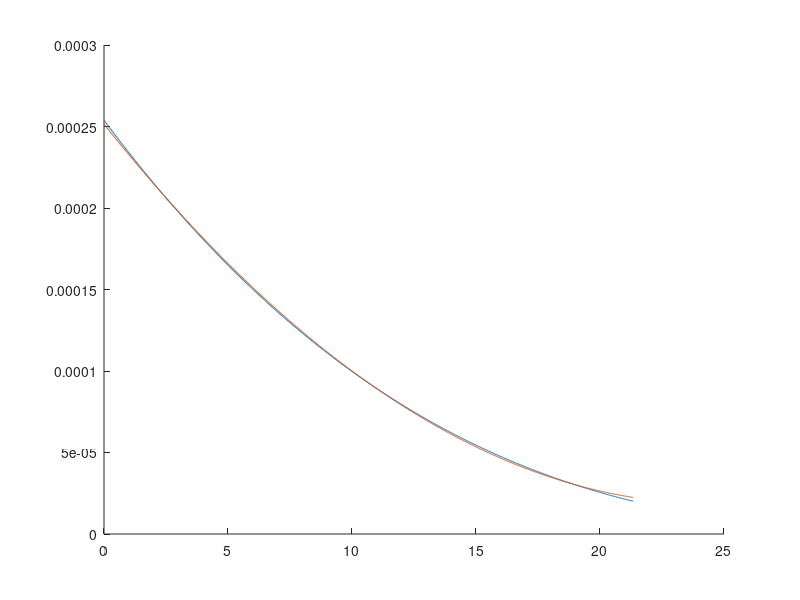

Write MATLAB code to recreate this figure.
%% Initialization
clear
close all
clc


% Setup the variables and constants
z = linspace(0, 70, 1000) * 0.3048; % [m]
d_b = 20*0.0254;
d_t = 8.7*0.0254;
t = 0.2*0.0254;
z_0 = 70*0.3048;

% calculate the moment of intertia
I = (pi*(d_b - (z*(d_b - d_t))/z_0).^4)/64 - (pi*(2*t - d_b + (z*(d_b - d_t))/z_0).^4)/64;

% Fit a polynomial to the data
p = polyfit(z, I, 2);
I_p = polyval(p, z);

% Plots
figure
hold on
plot(z, I)
plot(z, I_p)

